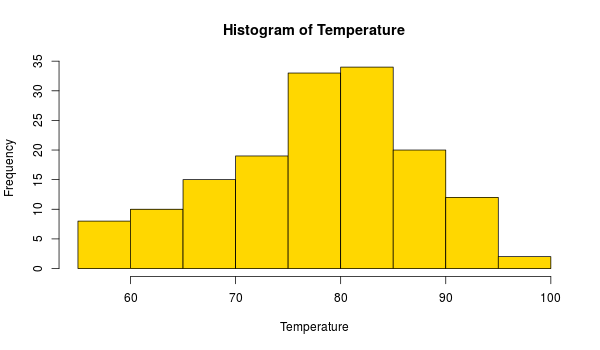

Here is the R script that generated this plot:
#! /usr/bin/env Rscript

# Bhishan Poudel
# Jan 25, 2016

# set working directory
setwd("~/Copy/Programming/R/rprograms/plotting/savingPlots/")
Temperature <- airquality$Temp
print(head(Temperature))

# jpeg (note: default size is 480*480 px)
jpeg(file="savingPlots.jpeg")
hist(Temperature, col="darkgreen")
dev.off()

#bitmap
bmp(file="savingPlots.bmp",
    width=6, height=4, units="in", res=100)
hist(Temperature, col="steelblue")
dev.off()

# png
png(file="savingPlots.png",
    width=600, height=350)
hist(Temperature, col="gold")
dev.off()

# vector image
pdf(file="savingPlots.pdf")
hist(Temperature, col="violet")
dev.off()

# vector image as postscript
postscript(file="savingPlots.ps")
hist(Temperature, col="violet")
dev.off()

